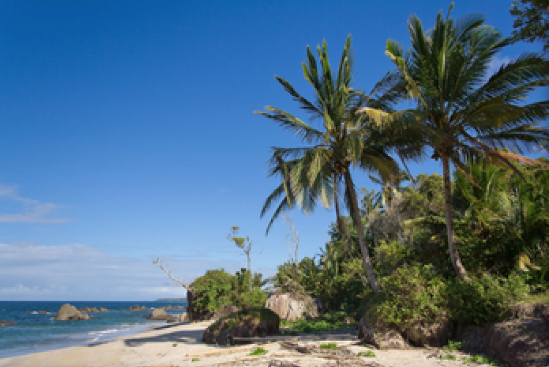
#> input picture c7_histograms/original.png, 549 x 367 px
$ python histogram_with_mask.py --image original.png
#> lines starting #> are read from the running program, lines starting #| are printed output that depends on the picture; after the words box and inside, x2 and y2 are one past the last pixel; in counts of white or black regions, pixels touching at a corner belong together
from matplotlib import pyplot as plt
import numpy as np
import argparse
import cv2


# method to save labor
def plot_histogram(image, title, mask=None):
    chans = cv2.split(image)
    colors = 'b', 'g', 'r'
    plt.figure()
    plt.title(title)
    plt.xlabel('Bins')
    plt.ylabel('# of Pixels')

    for chan, color in zip(chans, colors):
        hist = cv2.calcHist([chan], [0], mask, [256], [0, 256])
        plt.plot(hist, color=color)
        plt.xlim([0, 256])


ap = argparse.ArgumentParser()
ap.add_argument('-i', '--image', required=True, help='path to the image')
args = vars(ap.parse_args())

image = cv2.imread(args['image'])
#> image is the input picture: shape (367, 549, 3); mean B, G, R 134.6, 110.4, 80.1
cv2.imshow('Original', image)

plot_histogram(image, 'Histogram for Original Image')
#> the loop in plot_histogram, `for chan, color in zip(chans, colors):` made 3 passes
#> color on passes 1 to 3: 'b', 'g', 'r'

mask = np.zeros(image.shape[:2], dtype='uint8')
cv2.rectangle(mask, (15, 15), (130, 100), 255, -1)
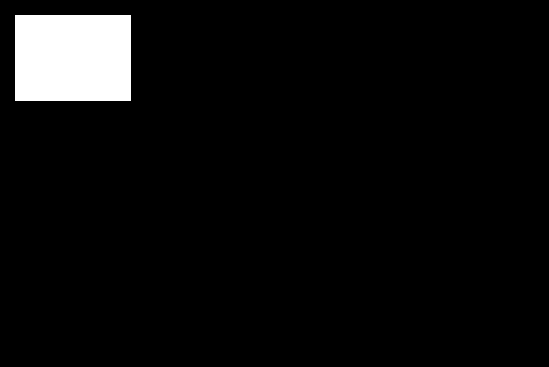
#> mask: shape (367, 549); 5% white; 1 white region, box (x1, y1, x2, y2) and area: (15, 15, 131, 101) 9976
cv2.imshow('Mask', mask)

masked = cv2.bitwise_and(image, image, mask=mask)
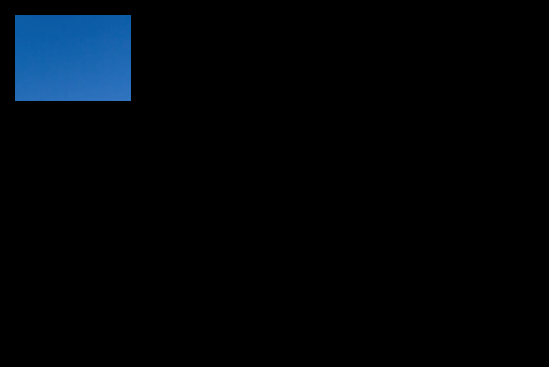
#> masked: shape (367, 549, 3); mean B, G, R 8.7, 5, 1.2
cv2.imshow('Applying the Mask', masked)

plot_histogram(image, 'Histogram for Marked Image', mask=mask)
#> the loop in plot_histogram (call 2), `for chan, color in zip(chans, colors):` made 3 passes

plt.show()
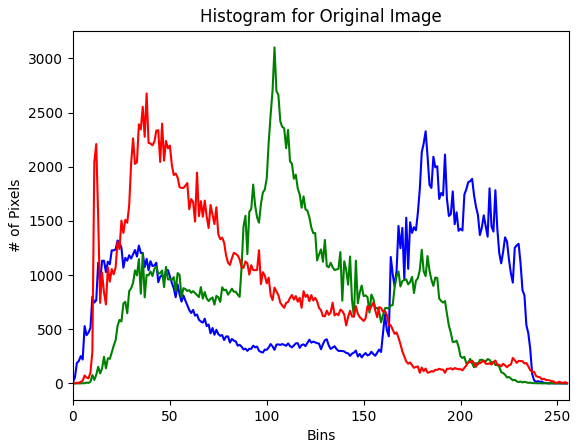
#> figure drawn by matplotlib, 1 panel; curve peaks at x = 182, y = 2327; curve peaks at x = 104, y = 3101; curve peaks at x = 38, y = 2676
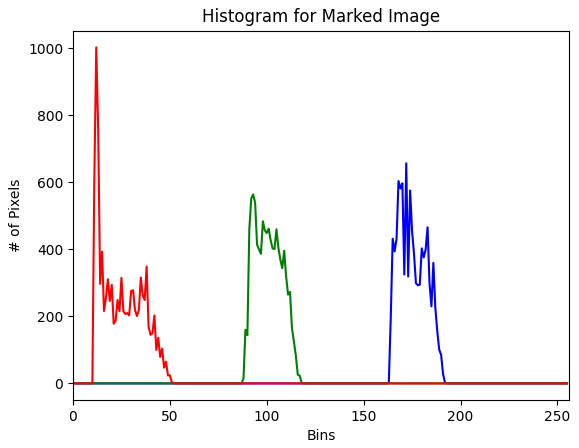
#> figure drawn by matplotlib, 1 panel; curve peaks at x = 172, y = 657; curve peaks at x = 93, y = 564; curve peaks at x = 12, y = 1003

$ run again, on c7_histograms/equalization.png
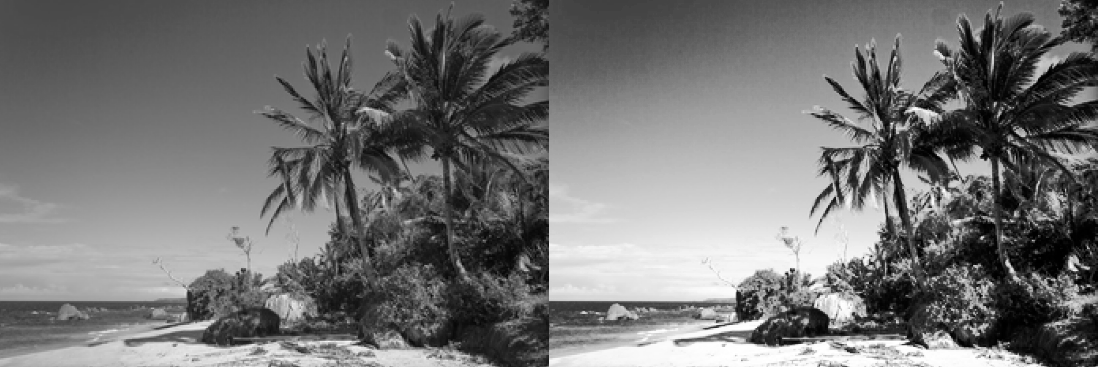
#> input picture c7_histograms/equalization.png, 1098 x 367 px
#> image is the input picture: shape (367, 1098, 3); min 0, max 255, mean 116.2
#> the loop in plot_histogram, `for chan, color in zip(chans, colors):` made 3 passes
#> color on passes 1 to 3: 'b', 'g', 'r'
#> `cv2.rectangle(mask, (15, 15), (130, 100), 255, -1)`:
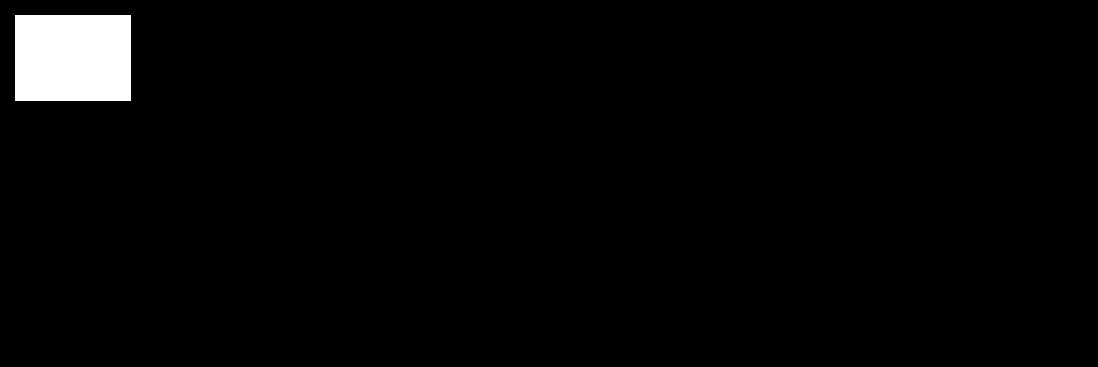
#> mask: shape (367, 1098); 2.5% white; 1 white region, box (x1, y1, x2, y2) and area: (15, 15, 131, 101) 9976
#> the loop in plot_histogram (call 2), `for chan, color in zip(chans, colors):` made 3 passes
#> `plt.show()`:
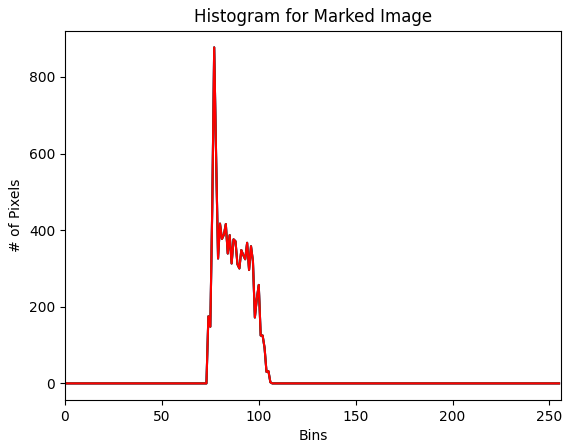
#> figure drawn by matplotlib, 1 panel; curve peaks at x = 77, y = 877; curve peaks at x = 77, y = 877; curve peaks at x = 77, y = 877
